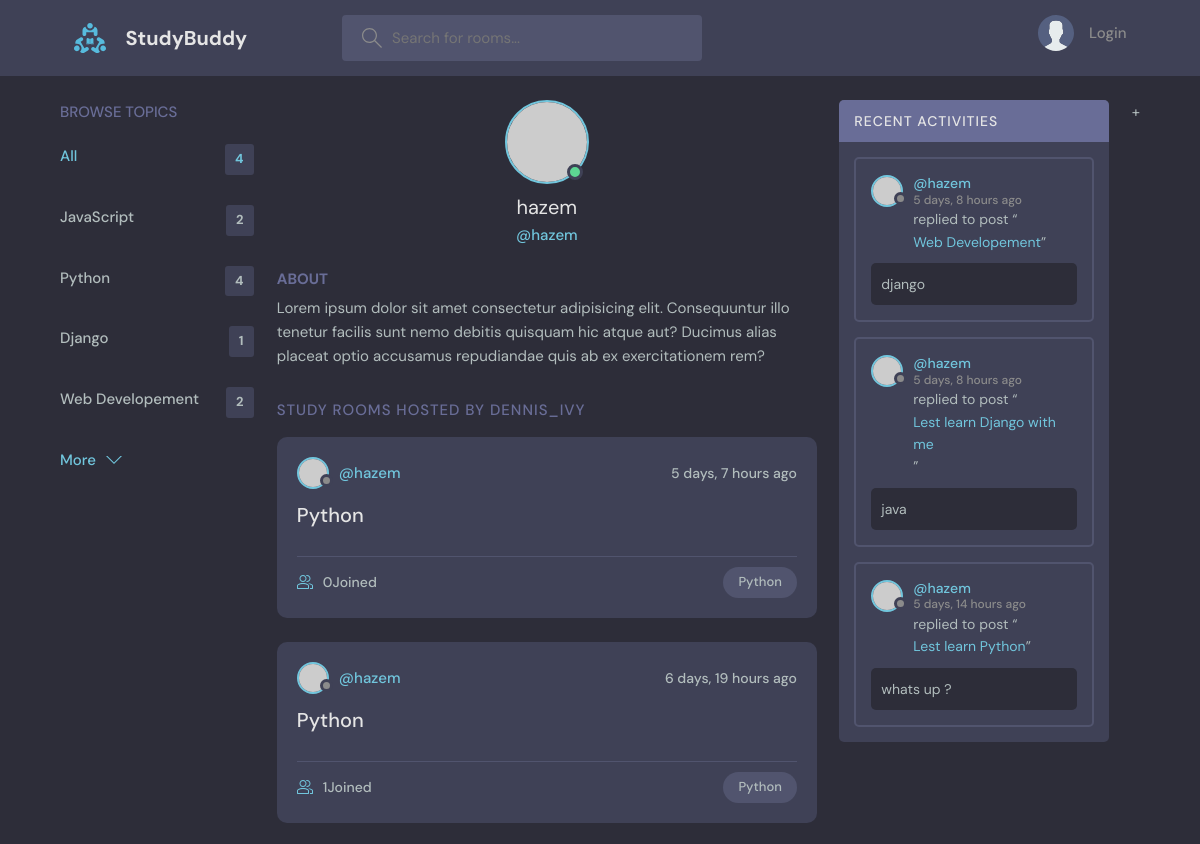
Page /profile/1/ (upper part) on the earlier database version.
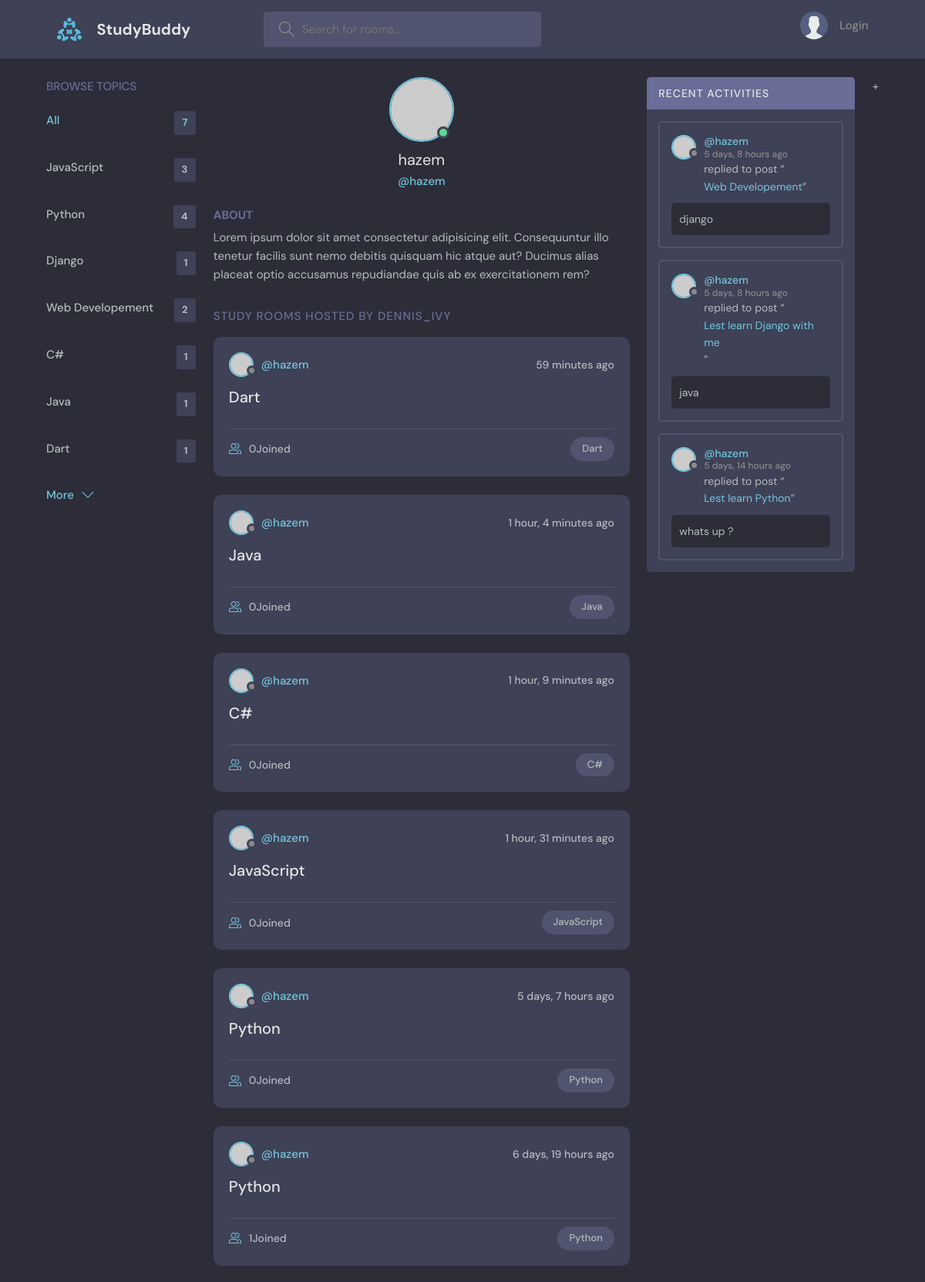
Same page on the later database version.
### base/models.py (models this page shows, shortened)
class Topic(models.Model):
    name = models.CharField(max_length=200)

class Room(models.Model):
    host = models.ForeignKey(User, on_delete=models.SET_NULL, null=True)
    topic = models.ForeignKey(Topic, on_delete=models.SET_NULL, null=True)
    name = models.CharField(max_length=200)
    description = models.TextField(null=True, blank=True)
    participations = models.ManyToManyField(
        User, related_name='participations', blank=True)
    updated = models.DateTimeField(auto_now=True)
    created = models.DateTimeField(auto_now_add=True)
    class Meta:
        ordering = ['-updated', '-created']
    def __str__(self):
        return self.name

class Message(models.Model):
    user = models.ForeignKey(User, on_delete=models.CASCADE)
    room = models.ForeignKey(Room, on_delete=models.CASCADE)
    body = models.TextField()
    updated = models.DateTimeField(auto_now=True)
    created = models.DateTimeField(auto_now_add=True)
    class Meta:
        ordering = ['-updated', '-created']

### base/views.py (the view)
# urls.py: path('profile/<str:pk>/', views.userProfile, name='user-profile'),
def userProfile(request, pk):
    user = User.objects.get(id=pk)
    room_messages = user.message_set.all()
    topics = Topic.objects.all()
    rooms = user.room_set.all()
    context = {
        'user': user,
        'rooms': rooms,
        'room_messages': room_messages,
        'topics': topics,
    }
    return render(request, 'base/profile.html', context)

### base/templates/base/profile.html (shortened to what this page needs)
{% extends 'main.html' %} {% block content %}
  <main class="profile-page layout layout--3">
    <div class="container">
   {% include 'base/topics_component.html' %}
      <div class="roomList">
        <div class="profile">
          <div class="profile__avatar">
            <div class="avatar avatar--large active">
              <img src="https://randomuser.me/api/portraits/men/11.jpg" />
            </div>
          </div>
          <div class="profile__info">
            <h3>{{user.username}}</h3>
            <p>@{{user.username}}</p>
          </div>
          <div class="profile__about">
            <h3>About</h3>
            <p>
              Lorem ipsum dolor sit amet consectetur adipisicing elit. Consequuntur illo tenetur
              facilis sunt nemo debitis quisquam hic atque aut? Ducimus alias placeat optio
              accusamus repudiandae quis ab ex exercitationem rem?
            </p>
          </div>
        </div>
        <div class="roomList__header">
          <div>
            <h2>Study Rooms Hosted by dennis_ivy</a>
            </h2>
          </div>
        </div>
         {% include 'base/feed_component.html' %}
      </div>
    {% include "base/activitiy_component.html" %}
    </div>
  </main>
{% endblock content %}

### base/templates/base/topics_component.html
<div class="topics">
  <div class="topics__header">
    <h2>Browse Topics</h2>
  </div>
  <ul class="topics__list">
    <li>
      <a href="{% url 'home' %}" class="active"
        >All <span>{{topics.count}}</span></a
      >
    </li>
    {% for topic in topics %}
    <li>
      <a href="{% url 'home' %}?q={{topic.name}}"
        >{{topic.name}} <span>{{topic.room_set.all.count}}</span></a
      >
    </li>
    {% endfor %}
  </ul>
  <a class="btn btn--link" href="topics.html">
    More
    <svg
      version="1.1"
      xmlns="http://www.w3.org/2000/svg"
      width="32"
      height="32"
      viewBox="0 0 32 32"
    >
      <title>chevron-down</title>
      <path d="M16 21l-13-13h-3l16 16 16-16h-3l-13 13z"></path>
    </svg>
  </a>
</div>

### base/templates/base/feed_component.html (shortened to what this page needs)
{% for room in rooms %}
<div class="roomListRoom">
  <div class="roomListRoom__header">
    <a
      href="{% url 'user-profile' room.host.id %}"
      class="roomListRoom__author"
    >
      <div class="avatar avatar--small">
        <img src="https://randomuser.me/api/portraits/women/11.jpg" />
      </div>
      <span>@{{room.host.username}}</span>
    </a>
    <div class="roomListRoom__actions">
      <span>{{room.created|timesince}} ago</span>
    </div>
  </div>
  <div class="roomListRoom__content">
    <a href="{% url 'room' room.id %}">{{room.topic.name}}</a>
  </div>
  <div class="roomListRoom__meta">
    <a href="{% url 'room' room.id %}" class="roomListRoom__joined">
      {{room.participations.all.count}}Joined
    </a>
    <p class="roomListRoom__topic">{{room.topic.name}}</p>
  </div>
</div>
{% endfor %}

### base/templates/base/activitiy_component.html (shortened to what this page needs)
<div class="activities">
  <div class="activities__header">
    <h2>Recent Activities</h2>
  </div>
  {% for message in room_messages %}
  <div class="activities__box">
    <div class="activities__boxHeader roomListRoom__header">
      <a
        href="{% url 'user-profile' message.user.id %}"
        class="roomListRoom__author"
      >
        <div class="avatar avatar--small">
          <img src="https://randomuser.me/api/portraits/women/11.jpg" />
        </div>
        <p>
          @{{message.user}}
          <span>{{message.created|timesince}} ago</span>
        </p>
      </a>
    </div>
    <div class="activities__boxContent">
      <p>
        replied to post “<a href="{% url 'room' message.room.id %}"
          >{{message.room}}</a
        >”
      </p>
      <div class="activities__boxRoomContent">{{message.body}}</div>
    </div>
  </div>
  {% endfor %}
</div>
+

Differences in the rows shown:
computed for Topic "JavaScript": room_set.all.count "2" → "3"
added Topic: name "C#", room_set.all.count "1"
added Topic: name "Java", room_set.all.count "1"
added Topic: name "Dart", room_set.all.count "1"
added Room: host.username "hazem", created "59 minutes", topic.name "Dart", participations.all.count "0"
added Room: host.username "hazem", created "1 hour, 4 minutes", topic.name "Java", participations.all.count "0"
added Room: host.username "hazem", created "1 hour, 9 minutes", topic.name "C#", participations.all.count "0"
added Room: host.username "hazem", created "1 hour, 31 minutes", topic.name "JavaScript", participations.all.count "0"
Other differences:
{{ topics.count }}: "4" → "7"
